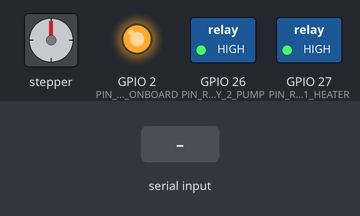
Recording of a sketch running on a simulated ESP32. On the bench: stepper motor, switched loads named in the sketch (green lamp = pin HIGH), output pins drawn as LEDs (lit = HIGH). Wiring (inferred from the names in the program): stepper motor (2048 steps per turn assumed): coils GPIO 13, GPIO 12, GPIO 19, GPIO 23. The test bench sets the inputs (shaded band). Pins used as bus, display or sensor lines are not drawn; what the sketch prints to the serial monitor is not drawn.

Above: at 1.6 s.
1.7 s: "s90\n" received over Serial
At 2.16 s:
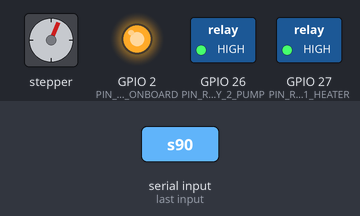
4.7 s: "1" received over Serial
At 4.87 s:
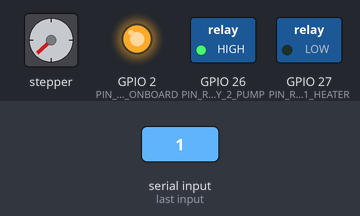
7.7 s: "2" received over Serial
At 7.87 s:
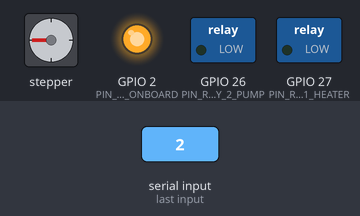
10.7 s: "+" received over Serial
13.7 s: "I" received over Serial
At 13.88 s:
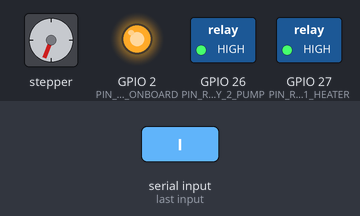
16.7 s: "30,150\n" received over Serial
At 16.88 s:
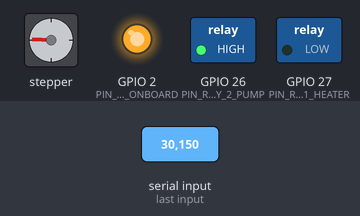
Timing chart, 0 to 24.2 s (numbered marks = the images above; inputs shaded):
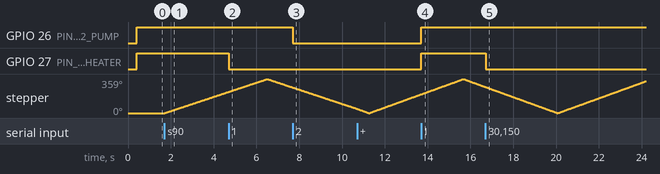

Measured:
- after the input at 1.7 s, stepper: keeps turning clockwise at about 75°/s, starting at once
- after the input at 4.7 s, GPIO 27 (PIN_RELAY_1_HEATER): HIGH → LOW at once
- after the input at 7.7 s, GPIO 26 (PIN_RELAY_2_PUMP): HIGH → LOW at once
- after the input at 13.7 s, GPIO 26 (PIN_RELAY_2_PUMP), GPIO 27 (PIN_RELAY_1_HEATER): LOW → HIGH at once
- after the input at 16.7 s, GPIO 27 (PIN_RELAY_1_HEATER): HIGH → LOW at once

The sketch:

motor_and_relay_test.ino
```cpp
/*
  =============================================================================
  iKwath - Stepper Motor (28BYJ-48 + ULN2003A) & 2-Channel Relay Diagnostic Tool
  =============================================================================
  Hardware Connections:
  - Stepper IN1: GPIO 13 (Blue)
  - Stepper IN2: GPIO 12 (Pink)
  - Stepper IN3: GPIO 19 (Yellow)
  - Stepper IN4: GPIO 23 (Orange)
  - Stepper VCC (+): +5V (Vin / External 5V)
  - Stepper GND (-): GND (Common)
  - Relay 1 (Heater): GPIO 27 (Active LOW)
  - Relay 2 (Pump):   GPIO 26 (Active LOW)

  Interactive Serial Commands (115200 Baud):
  - 1 : Toggle Relay 1 (Heater - GPIO 27)
  - 2 : Toggle Relay 2 (Pump - GPIO 26)
  - s : Start / Stop 28BYJ-48 Stepper Motor (15 RPM Continuous)
  - + : Increase Stepper RPM (+2 RPM)
  - - : Decrease Stepper RPM (-2 RPM)
  - m : Toggle Stepper Sequence (Standard Coil IN1-3-2-4 <-> Sequential IN1-2-3-4)
  - i : Invert Relay Polarity (Active-LOW <-> Active-HIGH)
  - a : Run Auto Diagnostic Loop (Tests relays + stepper sequence)
  - h : Show Help Menu
  =============================================================================
*/

#include <Arduino.h>

#define PIN_LED_ONBOARD       2
#define PIN_RELAY_1_HEATER   27
#define PIN_RELAY_2_PUMP     26
#define PIN_STEPPER_IN1      13
#define PIN_STEPPER_IN2      12
#define PIN_STEPPER_IN3      19
#define PIN_STEPPER_IN4      23

bool relayActiveLow = true;
bool relay1State = false;
bool relay2State = false;

// Stepper Variables
bool stepperActive = false;
float stepperRpm = 15.0f;
unsigned long stepperIntervalMicros = 1953;
unsigned long lastStepperStepMicros = 0;
int stepperStepIndex = 0;
int stepperDirection = 1;
unsigned long stepCounter = 0;
bool useAltMapping = false;

// 4-Step Dual-Phase Matrix: [IN1, IN2, IN3, IN4]
const uint8_t STEPPER_FULL_STEP[4][4] = {
  {1, 0, 1, 0}, // Step 0: IN1 + IN3
  {0, 1, 1, 0}, // Step 1: IN3 + IN2
  {0, 1, 0, 1}, // Step 2: IN2 + IN4
  {1, 0, 0, 1}  // Step 3: IN4 + IN1
};

const uint8_t STEPPER_ALT_STEP[4][4] = {
  {1, 1, 0, 0}, // Step 0: IN1 + IN2
  {0, 1, 1, 0}, // Step 1: IN2 + IN3
  {0, 0, 1, 1}, // Step 2: IN3 + IN4
  {1, 0, 0, 1}  // Step 3: IN4 + IN1
};

void setRelay1(bool on) {
  relay1State = on;
  digitalWrite(PIN_RELAY_1_HEATER, on ? (relayActiveLow ? LOW : HIGH) : (relayActiveLow ? HIGH : LOW));
  Serial.printf("[RELAY 1 - HEATER] %s (GPIO 27 = %s)\n", on ? "⚡ ON (CLOSED)" : "⚪ OFF (OPEN)", digitalRead(PIN_RELAY_1_HEATER) == LOW ? "LOW" : "HIGH");
}

void setRelay2(bool on) {
  relay2State = on;
  digitalWrite(PIN_RELAY_2_PUMP, on ? (relayActiveLow ? LOW : HIGH) : (relayActiveLow ? HIGH : LOW));
  Serial.printf("[RELAY 2 - PUMP] %s (GPIO 26 = %s)\n", on ? "⚡ ON (CLOSED)" : "⚪ OFF (OPEN)", digitalRead(PIN_RELAY_2_PUMP) == LOW ? "LOW" : "HIGH");
}

void setStepperRpm(float rpm) {
  if (rpm < 1.0f) rpm = 1.0f;
  if (rpm > 25.0f) rpm = 25.0f;
  stepperRpm = rpm;
  stepperIntervalMicros = (unsigned long)((60.0f * 1000000.0f) / (stepperRpm * 2048.0f));
  Serial.printf("[STEPPER] Speed set to: %.1f RPM (%lu µs per step)\n", stepperRpm, stepperIntervalMicros);
}

void setStepperActive(bool on) {
  stepperActive = on;
  if (!on) {
    digitalWrite(PIN_STEPPER_IN1, LOW);
    digitalWrite(PIN_STEPPER_IN2, LOW);
    digitalWrite(PIN_STEPPER_IN3, LOW);
    digitalWrite(PIN_STEPPER_IN4, LOW);
    Serial.println("[STEPPER] Motor STOPPED (All coils de-energized).");
  } else {
    lastStepperStepMicros = micros();
    Serial.printf("[STEPPER] Motor RUNNING @ %.1f RPM (%s sequence)\n",
                  stepperRpm, useAltMapping ? "Alt Sequential" : "Standard Dual-Phase");
  }
}

void updateStepper() {
  if (!stepperActive) return;

  unsigned long now = micros();
  if (now - lastStepperStepMicros < stepperIntervalMicros) return;
  lastStepperStepMicros = now;

  stepperStepIndex = (stepperStepIndex + stepperDirection + 4) % 4;
  const uint8_t (*matrix)[4] = useAltMapping ? STEPPER_ALT_STEP : STEPPER_FULL_STEP;

  digitalWrite(PIN_STEPPER_IN1, matrix[stepperStepIndex][0]);
  digitalWrite(PIN_STEPPER_IN2, matrix[stepperStepIndex][1]);
  digitalWrite(PIN_STEPPER_IN3, matrix[stepperStepIndex][2]);
  digitalWrite(PIN_STEPPER_IN4, matrix[stepperStepIndex][3]);

  stepCounter++;
  if (stepCounter >= 2048) { // Reverse every 1 full revolution
    stepCounter = 0;
    stepperDirection = -stepperDirection;
  }
}

void printMenu() {
  Serial.println("\n=============================================================");
  Serial.println("  iKwath - Stepper Motor & Relay Diagnostic Control Menu     ");
  Serial.println("=============================================================");
  Serial.println("  1 : Toggle Relay 1 (GPIO 27 - Heater)");
  Serial.println("  2 : Toggle Relay 2 (GPIO 26 - Water Pump)");
  Serial.println("  s : Start / Stop Stepper Motor (Toggle)");
  Serial.println("  + : Speed Up Stepper (+2 RPM)");
  Serial.println("  - : Slow Down Stepper (-2 RPM)");
  Serial.println("  m : Toggle Stepper Sequence Mapping (Standard <-> Sequential)");
  Serial.println("  i : Invert Relay Polarity (Active-LOW <-> Active-HIGH)");
  Serial.println("  a : Run Automated Diagnostic Routine");
  Serial.println("  h : Display this Menu");
  Serial.println("=============================================================\n");
}

void runAutoDiagnostic() {
  Serial.println("\n>>> Starting Complete Hardware Diagnostic Routine <<<");

  // 1. Relay 1 Test
  Serial.println("1. Clicking Relay 1 (Heater - GPIO 27)...");
  setRelay1(true);
  delay(400);
  setRelay1(false);
  delay(200);

  // 2. Relay 2 Test
  Serial.println("2. Clicking Relay 2 (Pump - GPIO 26)...");
  setRelay2(true);
  delay(400);
  setRelay2(false);
  delay(200);

  // 3. Stepper Test @ 15 RPM
  Serial.println("3. Running 28BYJ-48 Stepper @ 15 RPM for 3 seconds...");
  setStepperActive(true);
  unsigned long start = millis();
  while (millis() - start < 3000) {
    updateStepper();
  }
  setStepperActive(false);

  Serial.println(">>> Diagnostic Routine Completed Successfully! <<<\n");
}

void setup() {
  Serial.begin(115200);
  delay(400);

  pinMode(PIN_LED_ONBOARD, OUTPUT);
  digitalWrite(PIN_LED_ONBOARD, HIGH);

  // Relays
  digitalWrite(PIN_RELAY_1_HEATER, relayActiveLow ? HIGH : LOW);
  digitalWrite(PIN_RELAY_2_PUMP, relayActiveLow ? HIGH : LOW);
  pinMode(PIN_RELAY_1_HEATER, OUTPUT);
  pinMode(PIN_RELAY_2_PUMP, OUTPUT);

  // Stepper
  pinMode(PIN_STEPPER_IN1, OUTPUT);
  pinMode(PIN_STEPPER_IN2, OUTPUT);
  pinMode(PIN_STEPPER_IN3, OUTPUT);
  pinMode(PIN_STEPPER_IN4, OUTPUT);
  setStepperActive(false);

  printMenu();
}

void loop() {
  if (Serial.available() > 0) {
    char c = Serial.read();
    if (c == '1') {
      setRelay1(!relay1State);
    } else if (c == '2') {
      setRelay2(!relay2State);
    } else if (c == 's' || c == 'S') {
      setStepperActive(!stepperActive);
    } else if (c == '+') {
      setStepperRpm(stepperRpm + 2.0f);
    } else if (c == '-') {
      setStepperRpm(stepperRpm - 2.0f);
    } else if (c == 'm' || c == 'M') {
      useAltMapping = !useAltMapping;
      Serial.printf("[CONFIG] Sequence is now: %s\n", useAltMapping ? "Alt Sequential (IN1-2-3-4)" : "Standard Dual-Phase (IN1-3-2-4)");
    } else if (c == 'i' || c == 'I') {
      relayActiveLow = !relayActiveLow;
      Serial.printf("[CONFIG] Relay polarity is now: %s\n", relayActiveLow ? "Active-LOW" : "Active-HIGH");
      setRelay1(relay1State);
      setRelay2(relay2State);
    } else if (c == 'a' || c == 'A') {
      runAutoDiagnostic();
    } else if (c == 'h' || c == 'H') {
      printMenu();
    }
  }

  updateStepper();
}
```
